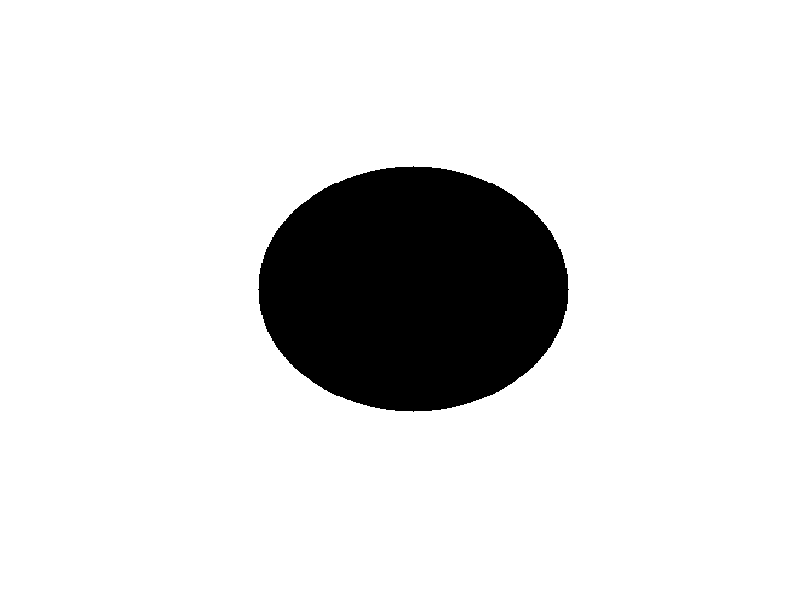
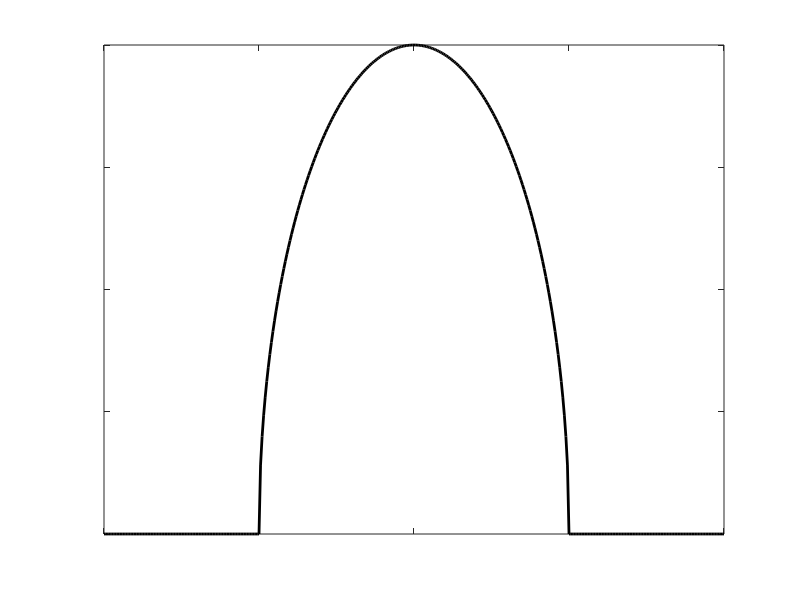
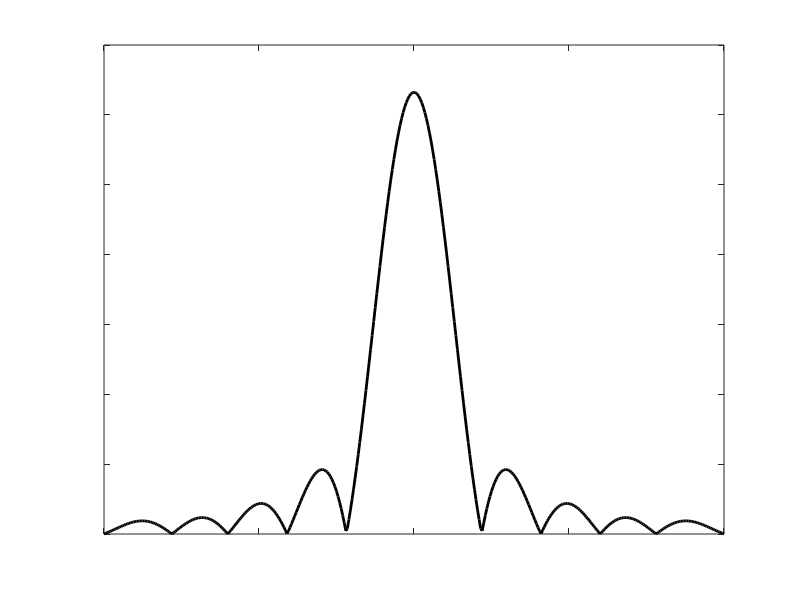
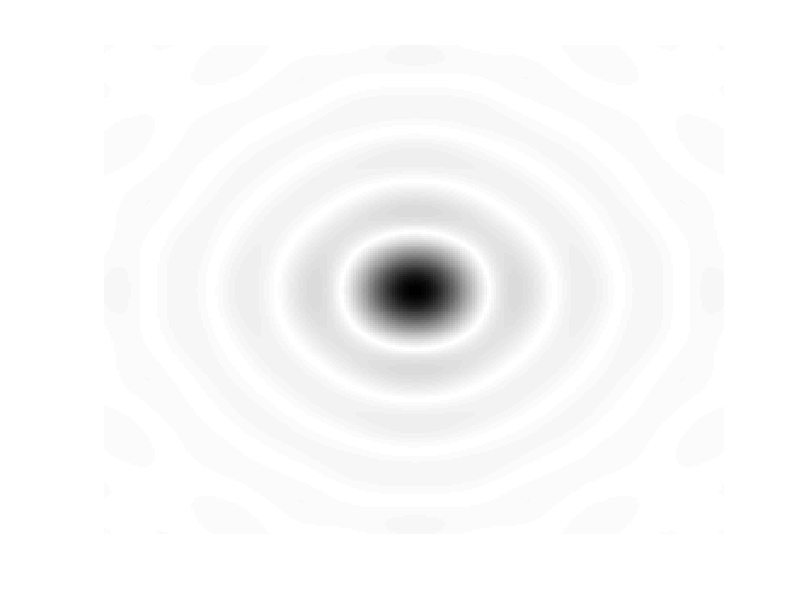

MATLAB code for these plots, in order:
pkg load image

n = 2^9;                 % size of mask
K = zeros(n);
I = 1:n; 
x = I-n/2;                % mask x-coordinates 
y = n/2-I;                % mask y-coordinates
[X,Y] = meshgrid(x,y);    % create 2-D mask grid
R1 = 2^7;                   % aperture radius
A = (X.^2 + Y.^2 <= R1^2); % circular aperture of radius R
K(A) = 1;                 % set mask elements inside aperture to 1

imagesc(K)
set(gca,'visible','off')
colormap(flipud(gray))
print -dpng CircleNew

n = 2^9;                 % size of mask
M = zeros(n);
I = 1:n; 
x = I-n/2;                % mask x-coordinates 
y = n/2-I;                % mask y-coordinates
[X,Y] = meshgrid(x,y);    % create 2-D mask grid
R1 = 10;                   % aperture radius
A = (X.^2 + Y.^2 <= R1^2); % circular aperture of radius R
M(A) = 1;                

[R,xp] = radon(M,90);
figure
x=-20:0.1:20;
y=2*sqrt(100-x.^2);
plot(x,y,'LineWidth',2.0,"color","k")
set(gca,'xticklabel',[])
set(gca,'yticklabel',[])
print -dpng CircleRadonSliceNew

R_fft = (1/sqrt(2*pi)).*abs(fftshift(fft(R)));
tt = xp(165:565,1);
test = R_fft(1:401,1);
plot(-200:200,transpose(R_fft(165:565,1)),'LineWidth',2.0,"color","k");
set(gca,'xticklabel',[])
set(gca,'yticklabel',[])
print -dpng CircleRadonSliceFourierNew

DP = fftshift(fft2(M));
imagesc((1/2*pi).*abs(DP(129:384,129:384)))
set(gca,'visible','off')
colormap(flipud(gray))
print -dpng CircleFourierNew